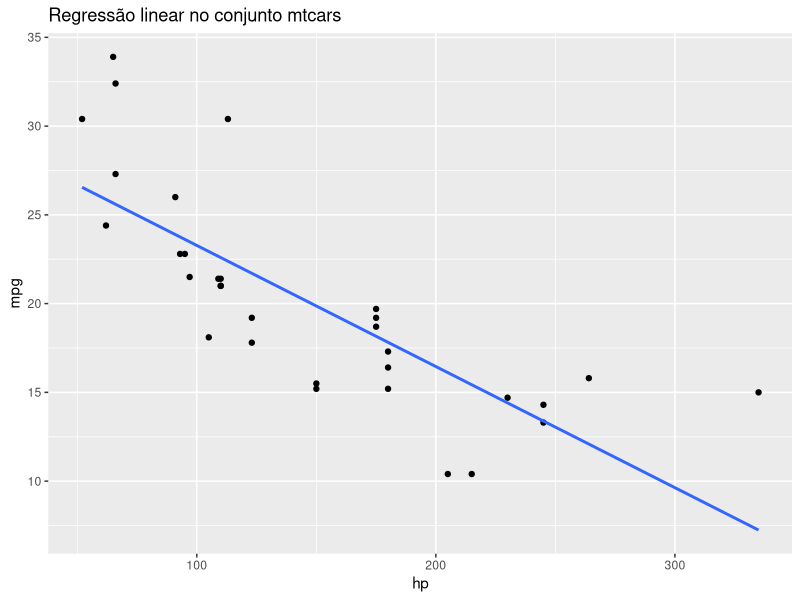

This chart was generated by the following R code:
## ---- chunk 1
library(ggplot2)
## ---- chunk 2
ggplot(mtcars, aes(x = hp, y = mpg)) +
  geom_point() +
  geom_smooth(formula = y ~ x,method = 'lm', se = FALSE) +
  labs(title = 'Regressão linear no conjunto mtcars')
## ---- chunk 3
mtcars_lm <- lm(mpg ~ hp, data = mtcars)
mtcars_lm
## ---- chunk 4
linear_regression <- function(X, Y){
  numerador = sum((X - mean(X)) * (Y - mean(Y)))
  denominador = sum((X - mean(X))**2) 
  beta_1 = numerador/denominador
  beta_0 = mean(Y) - beta_1 * mean(X)
  return(data.frame('beta_0' = beta_0,
                    'beta_1' = beta_1))
}

linear_regression(X = mtcars$hp, Y = mtcars$mpg)
